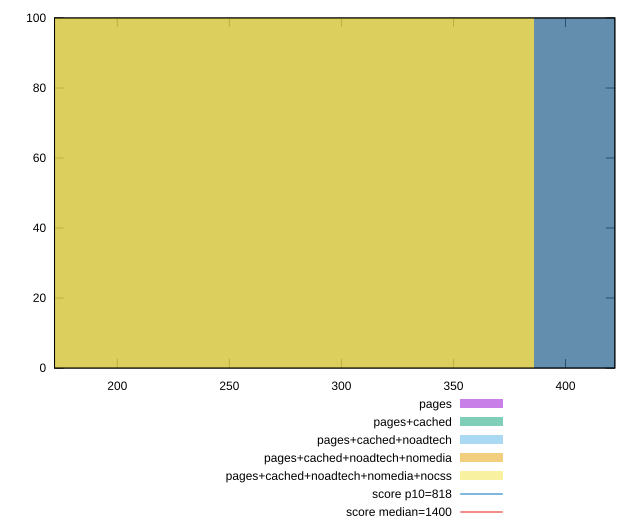

This chart was generated by the following gnuplot code:
reset

$pages <<EOF
514.3570808806816 100
EOF

$pagesCached <<EOF
514.3570808806816 100
EOF

$pagesCachedNoadtech <<EOF
257.1785404403408 100
EOF

$pagesCachedNoadtechNomedia <<EOF
257.1785404403408 100
EOF

$pagesCachedNoadtechNomediaNocss <<EOF
257.1785404403408 100
EOF

set key outside below
set boxwidth 257.1785404403408
set xrange [172:422]
set yrange [0:100]
set trange [0:100]
set style fill transparent solid 0.5 noborder

set parametric
set terminal svg size 640, 530 enhanced background rgb 'white'
set output "report_00009_2021-02-08T22-37-41.559Z/dom-size/comparison/histogram/all_raw.svg"

plot $pages title "pages" with boxes, \
     $pagesCached title "pages+cached" with boxes, \
     $pagesCachedNoadtech title "pages+cached+noadtech" with boxes, \
     $pagesCachedNoadtechNomedia title "pages+cached+noadtech+nomedia" with boxes, \
     $pagesCachedNoadtechNomediaNocss title "pages+cached+noadtech+nomedia+nocss" with boxes, \
     818,t title "score p10=818", \
     1400,t title "score median=1400"

reset
